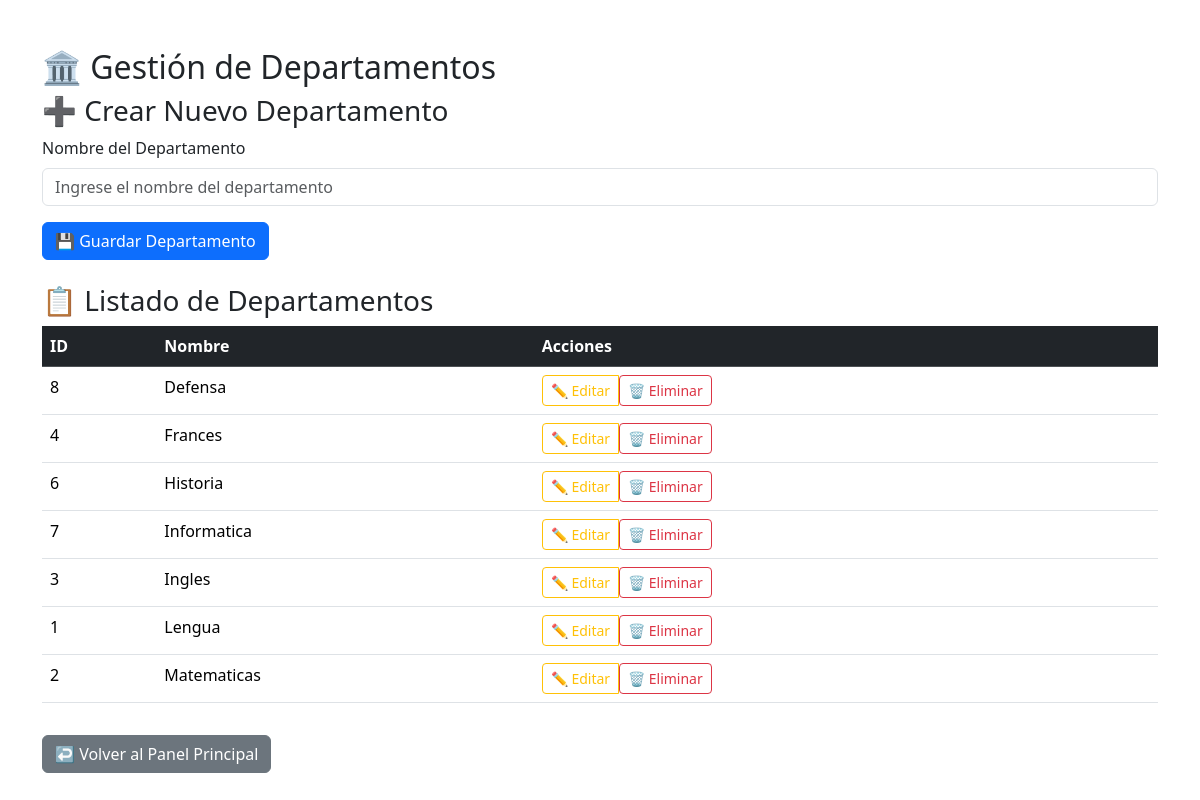
The app's page /gestion_departamentos.php (signed in) with its own data.
### tables this page shows
CREATE TABLE `departamento` (
  `id` int(3) NOT NULL,
  `nombre` varchar(50) NOT NULL
);

### gestion_departamentos.php (the view, shortened to what this page needs)
<?php
$conn = conectar();
$departamentos = [];
try {
    $stmt = $conn->query("SELECT * FROM departamento ORDER BY nombre ASC");
    while ($departamento = $stmt->fetch_assoc()) {
        $departamentos[] = [
            'id' => $departamento['id'],
            'nombre' => htmlspecialchars($departamento['nombre'])
        ];
    }
} catch (Exception $e) {
    $_SESSION['error'] = "Error al cargar departamentos: " . $e->getMessage();
}
?>
<!DOCTYPE html>
<html lang="es">
<head>
    <link href="https://cdn.jsdelivr.net/npm/bootstrap@5.3.3/dist/css/bootstrap.min.css" rel="stylesheet">
</head>
    <body>
<div class="container mt-5">
    <h2>🏛️ Gestión de Departamentos</h2>
    <h3>➕ Crear Nuevo Departamento</h3>
    <form method="POST" class="mb-4">
        <div class="mb-3">
            <label for="nombre" class="form-label">Nombre del Departamento</label>
            <input type="text" id="nombre" name="nombre" class="form-control" placeholder="Ingrese el nombre del departamento" required>
        </div>
        <button type="submit" class="btn btn-primary">💾 Guardar Departamento</button>
    </form>
    <h3>📋 Listado de Departamentos</h3>
    <table class="table table-hover">
        <thead class="table-dark">
            <tr>
                <th>ID</th>
                <th>Nombre</th>
                <th>Acciones</th>
            </tr>
        </thead>
        <tbody>
            <?php if (empty($departamentos)): ?>
            <tr>
                <td colspan="3" class="text-center">No hay departamentos registrados</td>
            </tr>
            <?php else: ?>
            <?php foreach ($departamentos as $dept): ?>
            <tr>
                <td><?= $dept['id'] ?></td>
                <td><?= $dept['nombre'] ?></td>
                <td>
                    <div class="btn-group">
                        <a href="edit_departamento.php?id=<?= $dept['id'] ?>" class="btn btn-outline-warning btn-sm">✏️ Editar</a>
                        <form method="POST" style="display: inline;" onsubmit="return confirm('¿Estás seguro de que deseas eliminar este departamento?')">
                            <button type="submit" class="btn btn-outline-danger btn-sm">🗑️ Eliminar</button>
                        </form>
                    </div>
                </td>
            </tr>
            <?php endforeach; ?>
            <?php endif; ?>
        </tbody>
    </table>
    <a href="index.php" class="btn btn-secondary mt-3">↩️ Volver al Panel Principal</a>
</div>
</body>
</html>

### records on screen
departamento: id "8", nombre "Defensa"
departamento: id "4", nombre "Frances"
departamento: id "6", nombre "Historia"
departamento: id "7", nombre "Informatica"
departamento: id "3", nombre "Ingles"
departamento: id "1", nombre "Lengua"
departamento: id "2", nombre "Matematicas"
